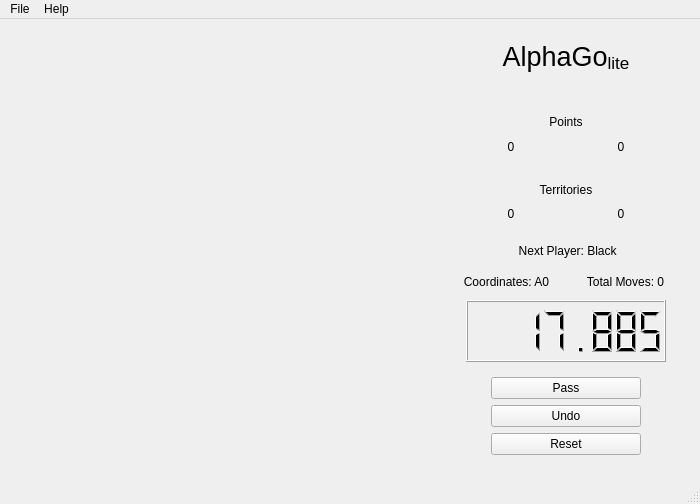
<?xml version="1.0" encoding="UTF-8"?>
<ui version="4.0">
 <class>Main</class>
 <widget class="QMainWindow" name="Main">
  <property name="geometry">
   <rect>
    <x>0</x>
    <y>0</y>
    <width>700</width>
    <height>504</height>
   </rect>
  </property>
  <property name="minimumSize">
   <size>
    <width>700</width>
    <height>500</height>
   </size>
  </property>
  <property name="maximumSize">
   <size>
    <width>16777215</width>
    <height>16777215</height>
   </size>
  </property>
  <property name="windowTitle">
   <string>AlphaGolite</string>
  </property>
  <widget class="QWidget" name="centralwidget">
   <layout class="QHBoxLayout" name="horizontalLayout_2">
    <item>
     <layout class="QHBoxLayout" name="horizontalLayout">
      <item>
       <widget class="QWidget" name="mainBoard_widget" native="true">
        <property name="cursor">
         <cursorShape>PointingHandCursor</cursorShape>
        </property>
        <property name="toolTip">
         <string/>
        </property>
        <layout class="QVBoxLayout" name="verticalLayout_5">
         <item>
          <layout class="QVBoxLayout" name="mainBoard_layout"/>
         </item>
        </layout>
       </widget>
      </item>
      <item>
       <widget class="QWidget" name="scoreBoard_widget" native="true">
        <property name="maximumSize">
         <size>
          <width>250</width>
          <height>16777215</height>
         </size>
        </property>
        <property name="styleSheet">
         <string notr="true"/>
        </property>
        <layout class="QVBoxLayout" name="verticalLayout_2">
         <item>
          <layout class="QVBoxLayout" name="verticalLayout">
           <item>
            <widget class="QLabel" name="logo">
             <property name="maximumSize">
              <size>
               <width>16777215</width>
               <height>40</height>
              </size>
             </property>
             <property name="styleSheet">
              <string notr="true"/>
             </property>
             <property name="text">
              <string>&lt;html&gt;&lt;head/&gt;&lt;body&gt;&lt;p align=&quot;center&quot;&gt;&lt;span style=&quot; font-size:20pt;&quot;&gt;AlphaGo&lt;/span&gt;&lt;span style=&quot; font-size:20pt; vertical-align:sub;&quot;&gt;lite&lt;/span&gt;&lt;/p&gt;&lt;/body&gt;&lt;/html&gt;</string>
             </property>
            </widget>
           </item>
           <item>
            <spacer name="verticalSpacer">
             <property name="orientation">
              <enum>Qt::Vertical</enum>
             </property>
             <property name="sizeType">
              <enum>QSizePolicy::Minimum</enum>
             </property>
             <property name="sizeHint" stdset="0">
              <size>
               <width>10</width>
               <height>20</height>
              </size>
             </property>
            </spacer>
           </item>
           <item>
            <widget class="QWidget" name="widget_2" native="true">
             <layout class="QVBoxLayout" name="verticalLayout_9">
              <item>
               <layout class="QVBoxLayout" name="verticalLayout_8">
                <item>
                 <widget class="QLabel" name="points_label">
                  <property name="maximumSize">
                   <size>
                    <width>16777215</width>
                    <height>25</height>
                   </size>
                  </property>
                  <property name="text">
                   <string>Points</string>
                  </property>
                  <property name="alignment">
                   <set>Qt::AlignCenter</set>
                  </property>
                 </widget>
                </item>
                <item>
                 <layout class="QHBoxLayout" name="horizontalLayout_6">
                  <item>
                   <widget class="QLabel" name="black_points">
                    <property name="text">
                     <string>0</string>
                    </property>
                    <property name="alignment">
                     <set>Qt::AlignCenter</set>
                    </property>
                   </widget>
                  </item>
                  <item>
                   <widget class="QLabel" name="white_points">
                    <property name="text">
                     <string>0</string>
                    </property>
                    <property name="alignment">
                     <set>Qt::AlignCenter</set>
                    </property>
                   </widget>
                  </item>
                 </layout>
                </item>
               </layout>
              </item>
             </layout>
            </widget>
           </item>
           <item>
            <widget class="QWidget" name="territories_widget" native="true">
             <layout class="QVBoxLayout" name="verticalLayout_6">
              <item>
               <layout class="QHBoxLayout" name="horizontalLayout_4">
                <item>
                 <widget class="QLabel" name="territories_label">
                  <property name="text">
                   <string>Territories</string>
                  </property>
                  <property name="alignment">
                   <set>Qt::AlignCenter</set>
                  </property>
                 </widget>
                </item>
               </layout>
              </item>
              <item>
               <layout class="QHBoxLayout" name="territories_layout">
                <item>
                 <widget class="QLabel" name="black_territories">
                  <property name="text">
                   <string>0</string>
                  </property>
                  <property name="alignment">
                   <set>Qt::AlignCenter</set>
                  </property>
                 </widget>
                </item>
                <item>
                 <widget class="QLabel" name="white_territories">
                  <property name="text">
                   <string>0</string>
                  </property>
                  <property name="alignment">
                   <set>Qt::AlignCenter</set>
                  </property>
                 </widget>
                </item>
               </layout>
              </item>
             </layout>
            </widget>
           </item>
           <item>
            <widget class="QLabel" name="next_player_label">
             <property name="maximumSize">
              <size>
               <width>300</width>
               <height>25</height>
              </size>
             </property>
             <property name="text">
              <string> Next Player: Black</string>
             </property>
             <property name="alignment">
              <set>Qt::AlignCenter</set>
             </property>
            </widget>
           </item>
           <item>
            <layout class="QHBoxLayout" name="misc_widgets_layout">
             <item>
              <widget class="QLabel" name="current_move_label">
               <property name="maximumSize">
                <size>
                 <width>16777215</width>
                 <height>25</height>
                </size>
               </property>
               <property name="text">
                <string>Coordinates: A0</string>
               </property>
               <property name="alignment">
                <set>Qt::AlignCenter</set>
               </property>
              </widget>
             </item>
             <item>
              <widget class="QLabel" name="moves_count_label">
               <property name="maximumSize">
                <size>
                 <width>16777215</width>
                 <height>25</height>
                </size>
               </property>
               <property name="text">
                <string>Total Moves: 0</string>
               </property>
               <property name="alignment">
                <set>Qt::AlignCenter</set>
               </property>
              </widget>
             </item>
            </layout>
           </item>
           <item alignment="Qt::AlignHCenter">
            <widget class="QLCDNumber" name="player_timer_dial">
             <property name="enabled">
              <bool>true</bool>
             </property>
             <property name="minimumSize">
              <size>
               <width>200</width>
               <height>50</height>
              </size>
             </property>
             <property name="maximumSize">
              <size>
               <width>200</width>
               <height>70</height>
              </size>
             </property>
             <property name="font">
              <font>
               <pointsize>30</pointsize>
               <weight>75</weight>
               <italic>false</italic>
               <bold>true</bold>
              </font>
             </property>
             <property name="focusPolicy">
              <enum>Qt::StrongFocus</enum>
             </property>
             <property name="acceptDrops">
              <bool>false</bool>
             </property>
             <property name="toolTip">
              <string extracomment="iop">Player's time</string>
             </property>
             <property name="midLineWidth">
              <number>0</number>
             </property>
             <property name="smallDecimalPoint">
              <bool>false</bool>
             </property>
             <property name="digitCount">
              <number>8</number>
             </property>
             <property name="mode">
              <enum>QLCDNumber::Dec</enum>
             </property>
             <property name="segmentStyle">
              <enum>QLCDNumber::Filled</enum>
             </property>
             <property name="value" stdset="0">
              <double>17.885000000000002</double>
             </property>
            </widget>
           </item>
           <item>
            <widget class="QWidget" name="widget" native="true">
             <property name="styleSheet">
              <string notr="true"/>
             </property>
             <layout class="QVBoxLayout" name="verticalLayout_3">
              <item>
               <layout class="QGridLayout" name="gridLayout">
                <item row="2" column="0">
                 <widget class="QPushButton" name="reset_btn">
                  <property name="text">
                   <string>Reset</string>
                  </property>
                 </widget>
                </item>
                <item row="0" column="0">
                 <widget class="QPushButton" name="pass_btn">
                  <property name="maximumSize">
                   <size>
                    <width>150</width>
                    <height>16777215</height>
                   </size>
                  </property>
                  <property name="text">
                   <string>Pass</string>
                  </property>
                 </widget>
                </item>
                <item row="1" column="0">
                 <widget class="QPushButton" name="undo_btn">
                  <property name="text">
                   <string>Undo</string>
                  </property>
                 </widget>
                </item>
               </layout>
              </item>
             </layout>
            </widget>
           </item>
          </layout>
         </item>
        </layout>
       </widget>
      </item>
     </layout>
    </item>
   </layout>
  </widget>
  <widget class="QMenuBar" name="menubar">
   <property name="geometry">
    <rect>
     <x>0</x>
     <y>0</y>
     <width>700</width>
     <height>22</height>
    </rect>
   </property>
   <widget class="QMenu" name="file_menu">
    <property name="title">
     <string>File</string>
    </property>
    <addaction name="openGame_action"/>
    <addaction name="saveGame_action"/>
    <addaction name="actionExit"/>
   </widget>
   <widget class="QMenu" name="help_menu">
    <property name="title">
     <string>Help</string>
    </property>
    <addaction name="actionAbout"/>
    <addaction name="actionHelp"/>
   </widget>
   <addaction name="file_menu"/>
   <addaction name="help_menu"/>
  </widget>
  <widget class="QStatusBar" name="statusbar"/>
  <action name="openGame_action">
   <property name="text">
    <string>Open Game</string>
   </property>
   <property name="shortcut">
    <string>Ctrl+O</string>
   </property>
  </action>
  <action name="aboutGo_action">
   <property name="text">
    <string>About Go</string>
   </property>
  </action>
  <action name="aboutGame_action">
   <property name="text">
    <string>About Game</string>
   </property>
  </action>
  <action name="help_action">
   <property name="text">
    <string>Help</string>
   </property>
  </action>
  <action name="actionExit">
   <property name="text">
    <string>Exit</string>
   </property>
  </action>
  <action name="actionAbout">
   <property name="text">
    <string>About</string>
   </property>
  </action>
  <action name="actionHelp">
   <property name="text">
    <string>Help</string>
   </property>
  </action>
  <action name="saveGame_action">
   <property name="text">
    <string>Save Game</string>
   </property>
   <property name="shortcut">
    <string>Ctrl+S</string>
   </property>
  </action>
 </widget>
 <resources/>
 <connections/>
</ui>
